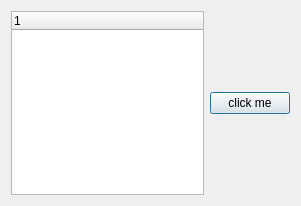
<?xml version="1.0" encoding="UTF-8"?>
<ui version="4.0">
 <class>Dialog</class>
 <widget class="QDialog" name="Dialog">
  <property name="geometry">
   <rect>
    <x>0</x>
    <y>0</y>
    <width>301</width>
    <height>206</height>
   </rect>
  </property>
  <property name="windowTitle">
   <string>Dialog</string>
  </property>
  <layout class="QHBoxLayout" name="horizontalLayout">
   <item>
    <widget class="QTreeWidget" name="treeWidget">
     <column>
      <property name="text">
       <string notr="true">1</string>
      </property>
     </column>
    </widget>
   </item>
   <item>
    <widget class="QPushButton" name="pushButton">
     <property name="text">
      <string>click me</string>
     </property>
    </widget>
   </item>
  </layout>
 </widget>
 <resources/>
 <connections/>
</ui>
